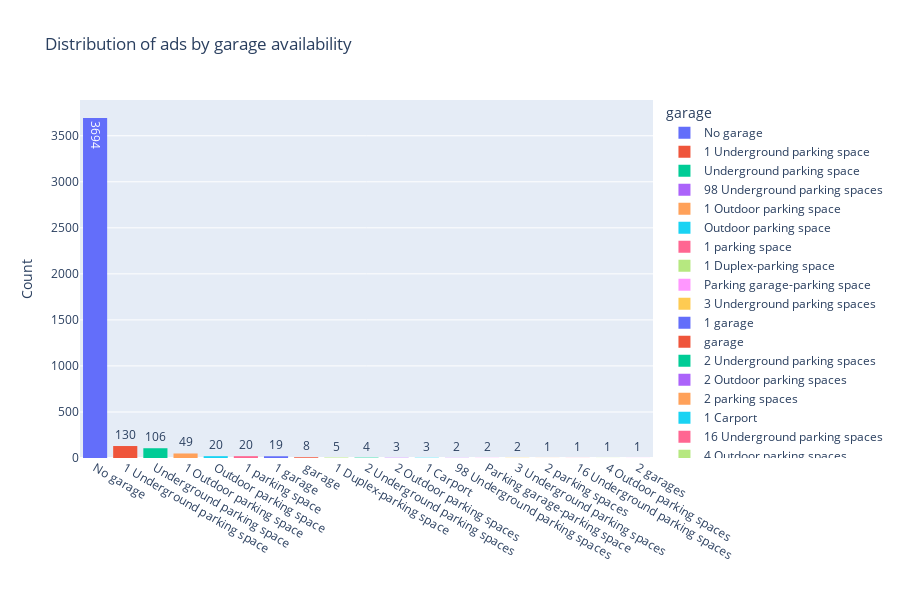

The cell this chart's notebook holds for it:
### Markdown cell above
#### Garage

### Code cell
fig = px.histogram(df_r[['garage']], x = df_r['garage'], title='Distribution of ads by garage availability', color= 'garage',  
                   text_auto=True, height= 600)
fig.update_layout(xaxis_title="", yaxis_title="Count")
fig.update_layout(xaxis={'categoryorder':'total descending'})
# fig.update_yaxes(type="log")

### Figure 1 — Plotly figure (JSON) as saved in the notebook; plotly's stock layout.template omitted (floating-point values rounded to 4 significant figures; data arrays with more than 128 entries replaced by an {"elided": "..."} marker saying what was removed)
{"data": [{"alignmentgroup": "True", "bingroup": "x", "hovertemplate": "garage=No garage<br>x=%{x}<br>count=%{y}<extra></extra>", "legendgroup": "No garage", "marker": {"color": "#636efa", "pattern": {"shape": ""}}, "name": "No garage", "offsetgroup": "No garage", "orientation": "v", "showlegend": true, "texttemplate": "%{value}", "type": "histogram", "x": {"elided": "3694 str values"}, "xaxis": "x", "yaxis": "y"}, {"alignmentgroup": "True", "bingroup": "x", "hovertemplate": "garage=1 Underground parking space<br>x=%{x}<br>count=%{y}<extra></extra>", "legendgroup": "1 Underground parking space", "marker": {"color": "#EF553B", "pattern": {"shape": ""}}, "name": "1 Underground parking space", "offsetgroup": "1 Underground parking space", "orientation": "v", "showlegend": true, "texttemplate": "%{value}", "type": "histogram", "x": {"elided": "130 str values"}, "xaxis": "x", "yaxis": "y"}, {"alignmentgroup": "True", "bingroup": "x", "hovertemplate": "garage=Underground parking space<br>x=%{x}<br>count=%{y}<extra></extra>", "legendgroup": "Underground parking space", "marker": {"color": "#00cc96", "pattern": {"shape": ""}}, "name": "Underground parking space", "offsetgroup": "Underground parking space", "orientation": "v", "showlegend": true, "texttemplate": "%{value}", "type": "histogram", "x": ["Underground parking space", "Underground parking space", "Underground parking space", "Underground parking space", "Underground parking space", "Underground parking space", "Underground parking space", "Underground parking space", "Underground parking space", "Underground parking space", "Underground parking space", "Underground parking space", "Underground parking space", "Underground parking space", "Underground parking space", "Underground parking space", "Underground parking space", "Underground parking space", "Underground parking space", "Underground parking space", "Underground parking space", "Underground parking space", "Underground parking space", "Underground parking space", "Underground parking space", "Underground parking space", "Underground parking space", "Underground parking space", "Underground parking space", "Underground parking space", "Underground parking space", "Underground parking space", "Underground parking space", "Underground parking space", "Underground parking space", "Underground parking space", "Underground parking space", "Underground parking space", "Underground parking space", "Underground parking space", "Underground parking space", "Underground parking space", "Underground parking space", "Underground parking space", "Underground parking space", "Underground parking space", "Underground parking space", "Underground parking space", "Underground parking space", "Underground parking space", "Underground parking space", "Underground parking space", "Underground parking space", "Underground parking space", "Underground parking space", "Underground parking space", "Underground parking space", "Underground parking space", "Underground parking space", "Underground parking space", "Underground parking space", "Underground parking space", "Underground parking space", "Underground parking space", "Underground parking space", "Underground parking space", "Underground parking space", "Underground parking space", "Underground parking space", "Underground parking space", "Underground parking space", "Underground parking space", "Underground parking space", "Underground parking space", "Underground parking space", "Underground parking space", "Underground parking space", "Underground parking space", "Underground parking space", "Underground parking space", "Underground parking space", "Underground parking space", "Underground parking space", "Underground parking space", "Underground parking space", "Underground parking space", "Underground parking space", "Underground parking space", "Underground parking space", "Underground parking space", "Underground parking space", "Underground parking space", "Underground parking space", "Underground parking space", "Underground parking space", "Underground parking space", "Underground parking space", "Underground parking space", "Underground parking space", "Underground parking space", "Underground parking space", "Underground parking space", "Underground parking space", "Underground parking space", "Underground parking space", "Underground parking space"], "xaxis": "x", "yaxis": "y"}, {"alignmentgroup": "True", "bingroup": "x", "hovertemplate": "garage=98 Underground parking spaces<br>x=%{x}<br>count=%{y}<extra></extra>", "legendgroup": "98 Underground parking spaces", "marker": {"color": "#ab63fa", "pattern": {"shape": ""}}, "name": "98 Underground parking spaces", "offsetgroup": "98 Underground parking spaces", "orientation": "v", "showlegend": true, "texttemplate": "%{value}", "type": "histogram", "x": ["98 Underground parking spaces", "98 Underground parking spaces"], "xaxis": "x", "yaxis": "y"}, {"alignmentgroup": "True", "bingroup": "x", "hovertemplate": "garage=1 Outdoor parking space<br>x=%{x}<br>count=%{y}<extra></extra>", "legendgroup": "1 Outdoor parking space", "marker": {"color": "#FFA15A", "pattern": {"shape": ""}}, "name": "1 Outdoor parking space", "offsetgroup": "1 Outdoor parking space", "orientation": "v", "showlegend": true, "texttemplate": "%{value}", "type": "histogram", "x": ["1 Outdoor parking space", "1 Outdoor parking space", "1 Outdoor parking space", "1 Outdoor parking space", "1 Outdoor parking space", "1 Outdoor parking space", "1 Outdoor parking space", "1 Outdoor parking space", "1 Outdoor parking space", "1 Outdoor parking space", "1 Outdoor parking space", "1 Outdoor parking space", "1 Outdoor parking space", "1 Outdoor parking space", "1 Outdoor parking space", "1 Outdoor parking space", "1 Outdoor parking space", "1 Outdoor parking space", "1 Outdoor parking space", "1 Outdoor parking space", "1 Outdoor parking space", "1 Outdoor parking space", "1 Outdoor parking space", "1 Outdoor parking space", "1 Outdoor parking space", "1 Outdoor parking space", "1 Outdoor parking space", "1 Outdoor parking space", "1 Outdoor parking space", "1 Outdoor parking space", "1 Outdoor parking space", "1 Outdoor parking space", "1 Outdoor parking space", "1 Outdoor parking space", "1 Outdoor parking space", "1 Outdoor parking space", "1 Outdoor parking space", "1 Outdoor parking space", "1 Outdoor parking space", "1 Outdoor parking space", "1 Outdoor parking space", "1 Outdoor parking space", "1 Outdoor parking space", "1 Outdoor parking space", "1 Outdoor parking space", "1 Outdoor parking space", "1 Outdoor parking space", "1 Outdoor parking space", "1 Outdoor parking space"], "xaxis": "x", "yaxis": "y"}, {"alignmentgroup": "True", "bingroup": "x", "hovertemplate": "garage=Outdoor parking space<br>x=%{x}<br>count=%{y}<extra></extra>", "legendgroup": "Outdoor parking space", "marker": {"color": "#19d3f3", "pattern": {"shape": ""}}, "name": "Outdoor parking space", "offsetgroup": "Outdoor parking space", "orientation": "v", "showlegend": true, "texttemplate": "%{value}", "type": "histogram", "x": ["Outdoor parking space", "Outdoor parking space", "Outdoor parking space", "Outdoor parking space", "Outdoor parking space", "Outdoor parking space", "Outdoor parking space", "Outdoor parking space", "Outdoor parking space", "Outdoor parking space", "Outdoor parking space", "Outdoor parking space", "Outdoor parking space", "Outdoor parking space", "Outdoor parking space", "Outdoor parking space", "Outdoor parking space", "Outdoor parking space", "Outdoor parking space", "Outdoor parking space"], "xaxis": "x", "yaxis": "y"}, {"alignmentgroup": "True", "bingroup": "x", "hovertemplate": "garage=1 parking space<br>x=%{x}<br>count=%{y}<extra></extra>", "legendgroup": "1 parking space", "marker": {"color": "#FF6692", "pattern": {"shape": ""}}, "name": "1 parking space", "offsetgroup": "1 parking space", "orientation": "v", "showlegend": true, "texttemplate": "%{value}", "type": "histogram", "x": ["1 parking space", "1 parking space", "1 parking space", "1 parking space", "1 parking space", "1 parking space", "1 parking space", "1 parking space", "1 parking space", "1 parking space", "1 parking space", "1 parking space", "1 parking space", "1 parking space", "1 parking space", "1 parking space", "1 parking space", "1 parking space", "1 parking space", "1 parking space"], "xaxis": "x", "yaxis": "y"}, {"alignmentgroup": "True", "bingroup": "x", "hovertemplate": "garage=1 Duplex-parking space<br>x=%{x}<br>count=%{y}<extra></extra>", "legendgroup": "1 Duplex-parking space", "marker": {"color": "#B6E880", "pattern": {"shape": ""}}, "name": "1 Duplex-parking space", "offsetgroup": "1 Duplex-parking space", "orientation": "v", "showlegend": true, "texttemplate": "%{value}", "type": "histogram", "x": ["1 Duplex-parking space", "1 Duplex-parking space", "1 Duplex-parking space", "1 Duplex-parking space", "1 Duplex-parking space"], "xaxis": "x", "yaxis": "y"}, {"alignmentgroup": "True", "bingroup": "x", "hovertemplate": "garage=Parking garage-parking space<br>x=%{x}<br>count=%{y}<extra></extra>", "legendgroup": "Parking garage-parking space", "marker": {"color": "#FF97FF", "pattern": {"shape": ""}}, "name": "Parking garage-parking space", "offsetgroup": "Parking garage-parking space", "orientation": "v", "showlegend": true, "texttemplate": "%{value}", "type": "histogram", "x": ["Parking garage-parking space", "Parking garage-parking space"], "xaxis": "x", "yaxis": "y"}, {"alignmentgroup": "True", "bingroup": "x", "hovertemplate": "garage=3 Underground parking spaces<br>x=%{x}<br>count=%{y}<extra></extra>", "legendgroup": "3 Underground parking spaces", "marker": {"color": "#FECB52", "pattern": {"shape": ""}}, "name": "3 Underground parking spaces", "offsetgroup": "3 Underground parking spaces", "orientation": "v", "showlegend": true, "texttemplate": "%{value}", "type": "histogram", "x": ["3 Underground parking spaces", "3 Underground parking spaces"], "xaxis": "x", "yaxis": "y"}, {"alignmentgroup": "True", "bingroup": "x", "hovertemplate": "garage=1 garage<br>x=%{x}<br>count=%{y}<extra></extra>", "legendgroup": "1 garage", "marker": {"color": "#636efa", "pattern": {"shape": ""}}, "name": "1 garage", "offsetgroup": "1 garage", "orientation": "v", "showlegend": true, "texttemplate": "%{value}", "type": "histogram", "x": ["1 garage", "1 garage", "1 garage", "1 garage", "1 garage", "1 garage", "1 garage", "1 garage", "1 garage", "1 garage", "1 garage", "1 garage", "1 garage", "1 garage", "1 garage", "1 garage", "1 garage", "1 garage", "1 garage"], "xaxis": "x", "yaxis": "y"}, {"alignmentgroup": "True", "bingroup": "x", "hovertemplate": "garage=garage<br>x=%{x}<br>count=%{y}<extra></extra>", "legendgroup": "garage", "marker": {"color": "#EF553B", "pattern": {"shape": ""}}, "name": "garage", "offsetgroup": "garage", "orientation": "v", "showlegend": true, "texttemplate": "%{value}", "type": "histogram", "x": ["garage", "garage", "garage", "garage", "garage", "garage", "garage", "garage"], "xaxis": "x", "yaxis": "y"}, {"alignmentgroup": "True", "bingroup": "x", "hovertemplate": "garage=2 Underground parking spaces<br>x=%{x}<br>count=%{y}<extra></extra>", "legendgroup": "2 Underground parking spaces", "marker": {"color": "#00cc96", "pattern": {"shape": ""}}, "name": "2 Underground parking spaces", "offsetgroup": "2 Underground parking spaces", "orientation": "v", "showlegend": true, "texttemplate": "%{value}", "type": "histogram", "x": ["2 Underground parking spaces", "2 Underground parking spaces", "2 Underground parking spaces", "2 Underground parking spaces"], "xaxis": "x", "yaxis": "y"}, {"alignmentgroup": "True", "bingroup": "x", "hovertemplate": "garage=2 Outdoor parking spaces<br>x=%{x}<br>count=%{y}<extra></extra>", "legendgroup": "2 Outdoor parking spaces", "marker": {"color": "#ab63fa", "pattern": {"shape": ""}}, "name": "2 Outdoor parking spaces", "offsetgroup": "2 Outdoor parking spaces", "orientation": "v", "showlegend": true, "texttemplate": "%{value}", "type": "histogram", "x": ["2 Outdoor parking spaces", "2 Outdoor parking spaces", "2 Outdoor parking spaces"], "xaxis": "x", "yaxis": "y"}, {"alignmentgroup": "True", "bingroup": "x", "hovertemplate": "garage=2 parking spaces<br>x=%{x}<br>count=%{y}<extra></extra>", "legendgroup": "2 parking spaces", "marker": {"color": "#FFA15A", "pattern": {"shape": ""}}, "name": "2 parking spaces", "offsetgroup": "2 parking spaces", "orientation": "v", "showlegend": true, "texttemplate": "%{value}", "type": "histogram", "x": ["2 parking spaces"], "xaxis": "x", "yaxis": "y"}, {"alignmentgroup": "True", "bingroup": "x", "hovertemplate": "garage=1 Carport<br>x=%{x}<br>count=%{y}<extra></extra>", "legendgroup": "1 Carport", "marker": {"color": "#19d3f3", "pattern": {"shape": ""}}, "name": "1 Carport", "offsetgroup": "1 Carport", "orientation": "v", "showlegend": true, "texttemplate": "%{value}", "type": "histogram", "x": ["1 Carport", "1 Carport", "1 Carport"], "xaxis": "x", "yaxis": "y"}, {"alignmentgroup": "True", "bingroup": "x", "hovertemplate": "garage=16 Underground parking spaces<br>x=%{x}<br>count=%{y}<extra></extra>", "legendgroup": "16 Underground parking spaces", "marker": {"color": "#FF6692", "pattern": {"shape": ""}}, "name": "16 Underground parking spaces", "offsetgroup": "16 Underground parking spaces", "orientation": "v", "showlegend": true, "texttemplate": "%{value}", "type": "histogram", "x": ["16 Underground parking spaces"], "xaxis": "x", "yaxis": "y"}, {"alignmentgroup": "True", "bingroup": "x", "hovertemplate": "garage=4 Outdoor parking spaces<br>x=%{x}<br>count=%{y}<extra></extra>", "legendgroup": "4 Outdoor parking spaces", "marker": {"color": "#B6E880", "pattern": {"shape": ""}}, "name": "4 Outdoor parking spaces", "offsetgroup": "4 Outdoor parking spaces", "orientation": "v", "showlegend": true, "texttemplate": "%{value}", "type": "histogram", "x": ["4 Outdoor parking spaces"], "xaxis": "x", "yaxis": "y"}, {"alignmentgroup": "True", "bingroup": "x", "hovertemplate": "garage=2 garages<br>x=%{x}<br>count=%{y}<extra></extra>", "legendgroup": "2 garages", "marker": {"color": "#FF97FF", "pattern": {"shape": ""}}, "name": "2 garages", "offsetgroup": "2 garages", "orientation": "v", "showlegend": true, "texttemplate": "%{value}", "type": "histogram", "x": ["2 garages"], "xaxis": "x", "yaxis": "y"}], "layout": {"barmode": "relative", "height": 600, "legend": {"title": {"text": "garage"}, "tracegroupgap": 0}, "title": {"text": "Distribution of ads by garage availability"}, "xaxis": {"anchor": "y", "categoryorder": "total descending", "domain": [0, 1], "title": {"text": ""}}, "yaxis": {"anchor": "x", "domain": [0, 1], "title": {"text": "Count"}}}}
